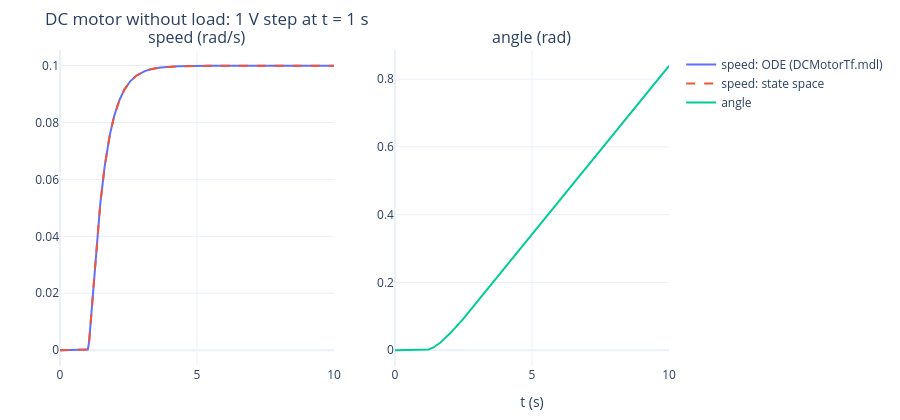

Notebook cell for this chart:
### Markdown cell above
## 1. 無負載的直流馬達（`DCMotorData.m`）

$$e_a = L\frac{di_a}{dt} + Ri_a + K_E\omega_m,\qquad J_m\frac{d\omega_m}{dt} + B_m\omega_m = K_T i_a$$

$$\frac{\Omega_m(s)}{E_a(s)} = \frac{K_T}{LJ_m s^2 + (RJ_m + LB_m)s + RB_m + K_EK_T}$$

```matlab
L=0.5; B=0.1; R=1; Jm=0.01; Ke=0.01; Kt=0.01;     % DCMotorData.m
```
`DCMotorTf.mdl`（電氣與機械兩個方塊＋反電動勢回授）、`DCMotorTf1.mdl`（化簡成單一轉移函數）、`DCMotorSS.mdl`（狀態空間）
三個模型都是：Step 在 $t = 1$ s 由 0 跳到 1 V，模擬 10 s；原講義的 Display 顯示轉速 0.0999 rad/s、轉角 0.8392 rad。

### Code cell
P1 = dict(L=0.5, B=0.1, R=1.0, Jm=0.01, Ke=0.01, Kt=0.01)
L, B, R, Jm, Ke, Kt = (P1[k] for k in ("L", "B", "R", "Jm", "Ke", "Kt"))
t = np.linspace(0, 10, 2001)

# (a) DCMotorTf.mdl：方塊圖＝微分方程式
sol = solve_ivp(motor_rhs(P1, step_at(1, 1.0)), (0, 10), [0, 0, 0], t_eval=t, max_step=0.01, rtol=1e-10, atol=1e-12)
# (b) DCMotorTf1.mdl：化簡後的轉移函數 Kt/(L Jm s^2 + (R Jm + L B) s + R B + Ke Kt)，再積分得轉角
num, den = [Kt], [L * Jm, R * Jm + L * B, R * B + Ke * Kt]
u = (t >= 1).astype(float)
_, w_tf, _ = signal.lsim(signal.lti(num, den), u, t, interp=False)
th_tf = np.concatenate([[0], np.cumsum((w_tf[1:] + w_tf[:-1]) / 2 * np.diff(t))])
# (c) DCMotorDataSS.m：x = [theta_dot; i_a]
A = np.array([[-B / Jm, Kt / Jm], [-Ke / L, -R / L]])
Bs = np.array([[0], [1 / L]])
_, w_ss, _ = signal.lsim(signal.StateSpace(A, Bs, np.array([[1, 0]]), np.array([[0]])), u, t, interp=False)

print(f"steady speed Kt/(R B + Ke Kt) = {Kt / (R * B + Ke * Kt):.4f} rad/s   (Display1: 0.0999)")
print(f"theta(10): ODE {sol.y[0, -1]:.4f}, transfer function {th_tf[-1]:.4f}   (Display: 0.8392)")
print(f"max |speed| difference: ODE vs TF {np.max(np.abs(sol.y[1] - w_tf)):.1e}, TF vs SS {np.max(np.abs(w_tf - w_ss)):.1e}")
print("poles:", np.round(np.roots(den), 4), " -> time constants", np.round(-1 / np.roots(den), 4), "s")
fig = make_subplots(rows=1, cols=2, subplot_titles=("speed (rad/s)", "angle (rad)"))
fig.add_scatter(x=t, y=np.round(sol.y[1], 6), name="speed: ODE (DCMotorTf.mdl)", row=1, col=1)
fig.add_scatter(x=t, y=np.round(w_ss, 6), name="speed: state space", line=dict(dash="dash"), row=1, col=1)
fig.add_scatter(x=t, y=np.round(sol.y[0], 6), name="angle", row=1, col=2)
fig.update_xaxes(title="t (s)")
show(fig, "DC motor without load: 1 V step at t = 1 s")

### Figure 1 — Plotly figure (JSON) as saved in the notebook; plotly's stock layout.template omitted (floating-point values rounded to 4 significant figures; data arrays with more than 128 entries replaced by an {"elided": "..."} marker saying what was removed)
{"data": [{"name": "speed: ODE (DCMotorTf.mdl)", "type": "scatter", "x": {"elided": "2001 float values"}, "xaxis": "x", "y": {"elided": "2001 float values"}, "yaxis": "y"}, {"line": {"dash": "dash"}, "name": "speed: state space", "type": "scatter", "x": {"elided": "2001 float values"}, "xaxis": "x", "y": {"elided": "2001 float values"}, "yaxis": "y"}, {"name": "angle", "type": "scatter", "x": {"elided": "2001 float values"}, "xaxis": "x2", "y": {"elided": "2001 float values"}, "yaxis": "y2"}], "layout": {"annotations": [{"font": {"size": 16}, "showarrow": false, "text": "speed (rad/s)", "x": 0.225, "xanchor": "center", "xref": "paper", "y": 1.0, "yanchor": "bottom", "yref": "paper"}, {"font": {"size": 16}, "showarrow": false, "text": "angle (rad)", "x": 0.775, "xanchor": "center", "xref": "paper", "y": 1.0, "yanchor": "bottom", "yref": "paper"}], "height": 420, "margin": {"b": 50, "l": 60, "r": 20, "t": 50}, "title": {"text": "DC motor without load: 1 V step at t = 1 s"}, "xaxis": {"anchor": "y", "domain": [0.0, 0.45], "title": {}}, "xaxis2": {"anchor": "y2", "domain": [0.55, 1.0], "title": {"text": "t (s)"}}, "yaxis": {"anchor": "x", "domain": [0.0, 1.0], "title": {}}, "yaxis2": {"anchor": "x2", "domain": [0.0, 1.0]}}}
